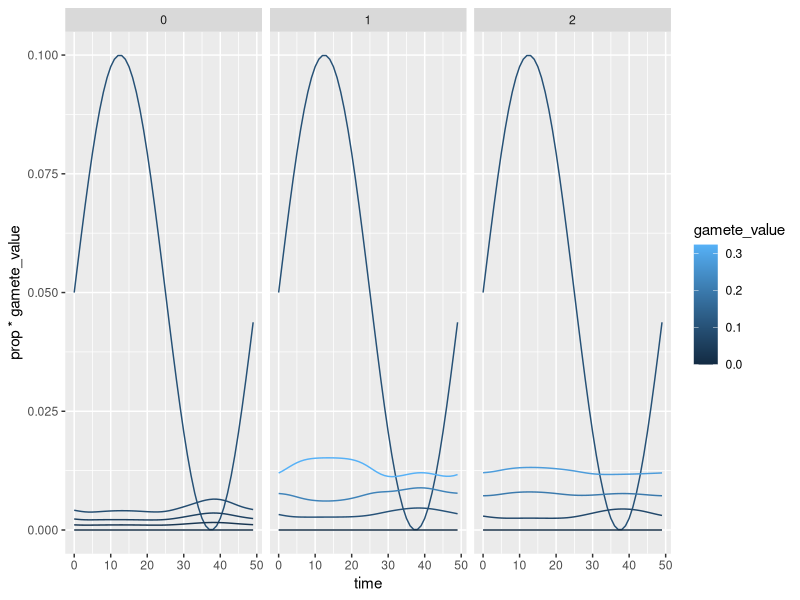
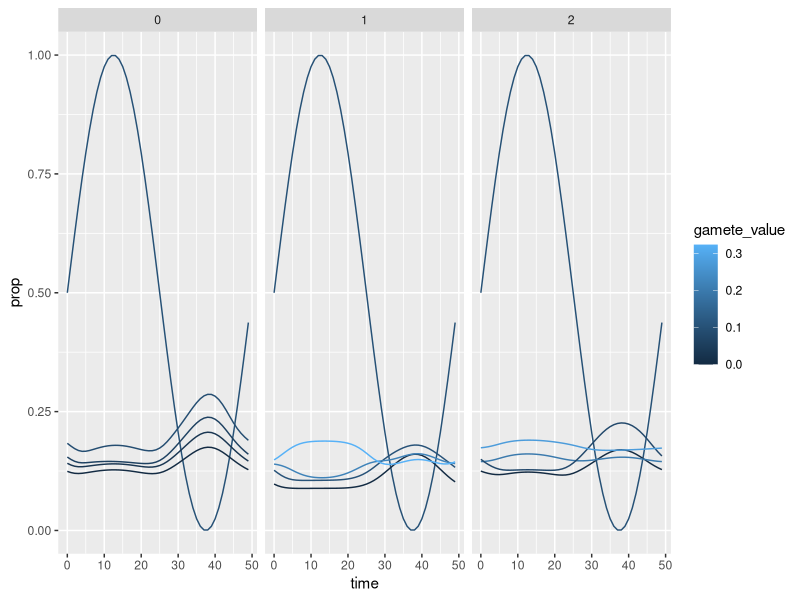
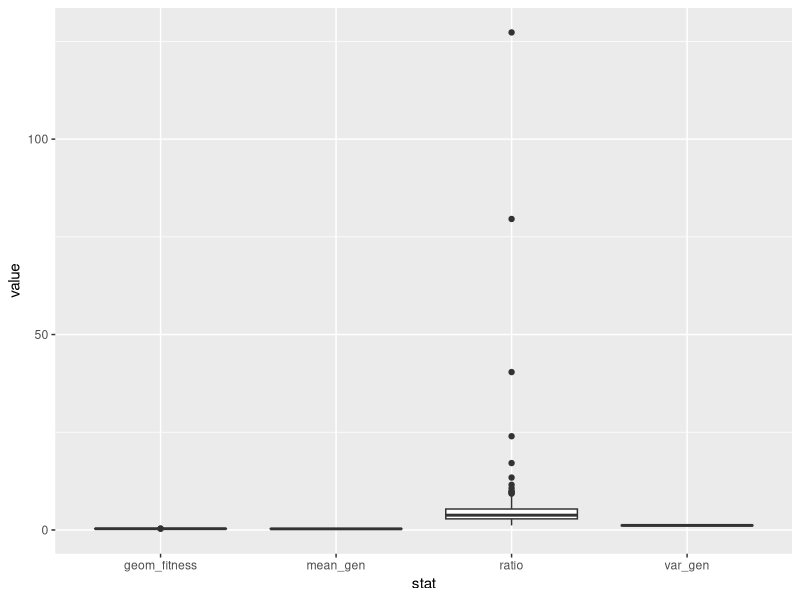

Generate these figures, in order, with R:
## ---- chunk 1
knitr::opts_chunk$set(echo = TRUE)
## ---- chunk 2
# allow the getActiveDocumentContext() function
library("ggplot2") 

# for nice plots
library("rstudioapi") 

# set the working directory in the active file
setwd(dirname(getActiveDocumentContext()$path)) 
## ---- chunk 3
stats <- read.csv("stats/a50_L50_d0_s5_u0_n2.csv",
                  sep = "\t", header = TRUE)
distr <-  read.csv("full_distr/a50_L50_d0_s5_u0_n2.csv",
                   sep = "\t", header = TRUE) 

head(stats)
head(distr)
## ---- chunk 4
num_loci <- 2
num_gamete <- 2^num_loci
L <- 50
## ---- chunk 5
distr <- distr[(1+(0*((num_gamete+1)*L))):(3*((num_gamete+1)*L)), ]
ggplot(distr, aes(x = time, y = prop*gamete_value, color = gamete_value, group = gamete_num)) + geom_line() + facet_grid(.~sim_num)
distr <-  read.csv("full_distr/a50_L50_d0_s5_u0_n2.csv", sep = "\t", header = TRUE)
## ---- chunk 6
distr <- distr[(1+(0*((num_gamete+1)*L))):(3*((num_gamete+1)*L)), ]
distr$prop[distr$gamete_num >= 0] <- distr$prop[distr$gamete_num >= 0]*num_gamete
ggplot(distr, aes(x = time, y = prop, color = gamete_value, group = gamete_num)) + geom_line() + facet_grid(.~sim_num)
distr <-  read.csv("full_distr/a50_L50_d0_s5_u0_n2.csv", sep = "\t", header = TRUE)

## ---- chunk 7
ggplot(stats, aes(x = stat, y = value)) + geom_boxplot()
## ---- chunk 8
data.frame("amplitude" = c(0.25, 0.25, 0.25, 0.5, 0.5, 0.5, 1, 1, 1, 0.5, 0.5, 0.5, 0.5, 0.5), "mutation" = c(0, 5*10^(-6), 5*10^(-5), 0, 5*10^(-6), 5*10^(-5), 0, 5*10^(-6), 5*10^(-5), 0, 5*10^(-7), 5*10^(-6), 5*10^(-5), 5*10^(-4)), "stoch" = c(0, 0, 0, 0, 0, 0, 0, 0, 0, 0, 0, 0, 0, 0), "selec_s" = c(5, 5, 5, 5, 5, 5, 5, 5, 5, 5, 5, 5, 5, 5), "n_loci" = c(4, 4, 4, 4, 4, 4, 4, 4, 4, 4, 4, 4, 4, 4))
